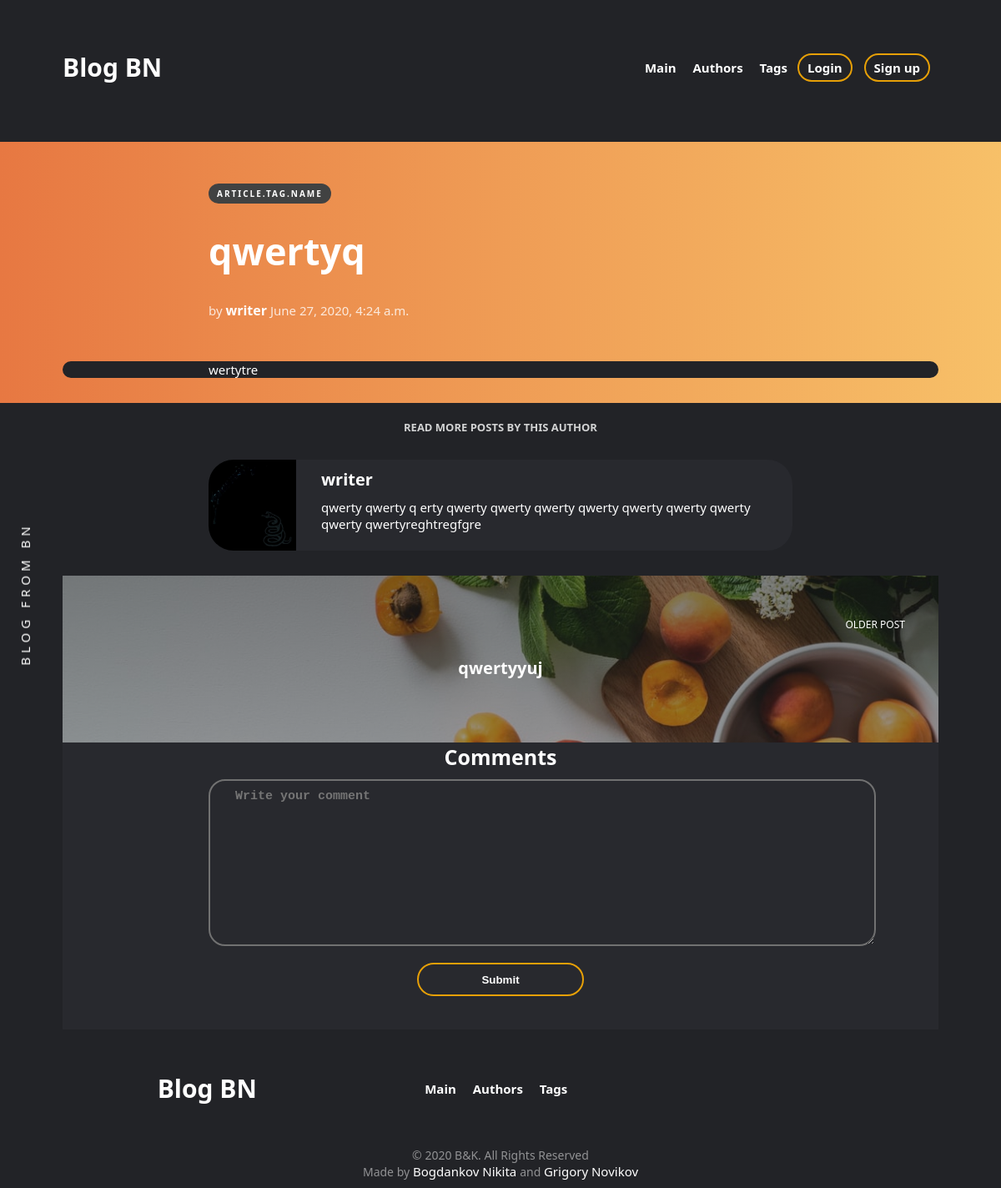
Screenshot of /blog/writer/qwertyq/ with the database file from the repository.
### blog/models.py (models this page shows, shortened)
class Article(Model):
    author = ForeignKey('Writer', on_delete=CASCADE)
    name = CharField(max_length=70)
    text = CharField(max_length=10000)
    image = ImageField(upload_to='media/articles/images')
    tag = ForeignKey('Tag', on_delete=CASCADE, null=True)
    pub_date = DateTimeField()
    last_edit = DateTimeField()

class Writer(Model):
    name = CharField(max_length=50)
    bio = CharField(max_length=1000, default='')
    age = IntegerField()
    image = ImageField(upload_to='media/writers/images', default='media/writers/images/default.jpg')
    def __str__(self):
        return self.name

### blog/views.py (the view, shortened to what this page needs)
# urls.py: path('<str:writer_name>/<str:article_name>/', article, name='article'),
def article(request, writer_name, article_name):
    template = 'blog/article.html'
    writer = get_object_or_404(Writer, name=writer_name)
    article = get_object_or_404(Article, name=article_name)
    recommended_article = writer.article_set.exclude(name=article.name).order_by('-pub_date')[0]
    form = CommentForm()
    context = {
        'article': article,
        'form': form,
        'recommended_article': recommended_article,
        'comments': Comment.objects.filter(article=article),
        'message': '',
    }
    if request.method == 'GET':
        return render(request, template, context)

### blog/forms.py
class CommentForm(forms.Form):
    text = forms.CharField(max_length=1000, widget=forms.TextInput, label="Comment")

### blog/templates/blog/article.html (shortened to what this page needs)
<!DOCTYPE html>
<html lang="en">
<head>
    {% load static %}
    <link rel="stylesheet" href="{% static 'blog/article.css' %}">
</head>
<body>
    <header class="header">
        <div class="container">
            <div class="header__inner">
                <div class="header__logo">
                        <a class="header__logotype" href="{% url 'blog:index' %}">Blog BN</a>
                </div>
                <nav class="nav">
                    <a class="nav__link" href="{% url 'blog:index' %}">Main</a>
                    <a class="nav__link" href="{% url 'blog:authors' %}">Authors</a>
                    <a class="nav__link" href="{% url 'blog:tags' %}">Tags</a>
                    {% if requst.user.is_authenticated %}
                        <a class="nav__link--sign" href="{% url 'blog:my_page' %}">Your page</a>
                    {% else %}
                        <a class="nav__link--sign" href="{% url 'blog:login' %}">Login</a>
                        <a class="nav__link--sign" href="{% url 'blog:sign_up' %}">Sign up</a>
                    {% endif %}
                </nav>
            </div>
        </div>
    </header>
    <div class="intro">
        <div class="intro__inner">
            <div class="container2">
                <div class="intro__btn">
                    <a href="{% url 'blog:tag' article.tag.name %}" class="intro__btn--text">article.tag.name</a>
                </div>
                <div class="intro__title">{{ article.name }}</div>
                <div class="intro__subtitle">
                    <div class="intro__author">
                        <span class="intro__s" >by</span>
                        <a class="intro__auth" href="{% url 'blog:writer' article.author %}">{{ article.author }}</a>
                        <span class="intro__s" >
                            {{ article.pub_date }}
                        </span>
                    </div>
                </div>
            </div>
        </div>
    </div>
    <div class="fixword">
        <div class="fixword__text">
            Blog from BN
        </div>
    </div>
    <div class="text">
        <div class="container">
            <div class="text__content">
                <div class="container2">
                    {{ article.text }}
                </div>
            </div>
        </div>
    </div>
    <div class="author">
        <div class="container2">
            <div class="author__title">Read more posts by this author</div>
            <a class="author__link" href="{% url 'blog:writer' article.author %}">
                <div class="author__left">
                    <img class="author__photo" src="{{ article.author.image.url }}" alt="">
                </div>
                <div class="author__right">
                    <div class="author__name">{{ article.author.name }}</div>
                    <div class="author__info">{{ article.author.bio }}</div>
                </div>
            </a>
        </div>
    </div>
    <div class="olderpost">
        <div class="container">
            <div class="olderpost__inner">
                <a class="olderpost__link" href="{% url 'blog:article' article.author.name recommended_article.name %}">
                    <div class="olderpost__post">
                        <div class="olderpost__text">older post</div>
                        <div class="olderpost__title">{{ recommended_article.name }}</div>
                    </div>
                </a>
           </div>
        </div>
    </div>
    <div class="reviews">
        <div class="container">
            <div class="review">
                <div class="container2">
                    <form class="boxl" action="index.html" method="post">
                        <div class="comment">
                            <div class="comment__title">Comments</div>
                            <div class="comment__text">
                                <textarea class="comment__texting" type="text" name="" placeholder="Write your comment"></textarea>
                            </div>
                            <div>
                                <input type="submit" name="" value="Submit">
                            </div>
                        </div>
                    </form>
                </div>
            </div>
        </div>
    </div>
    <footer class="footer">
        <div class="container">
            <div class="footer__footer">
                <div class="footer__col">
                    <div class="footer__logo">
                        <a class="header__logotype" href="{% url 'blog:index' %}">Blog BN</a>
                    </div>
                </div>
                <div class="footer__col">
                    <a class="nav__link" href="{% url 'blog:index' %}">Main</a>
                    <a class="nav__link" href="{% url 'blog:authors' %}">Authors</a>
                    <a class="nav__link" href="{% url 'blog:tags' %}">Tags</a>
                </div>
            </div>
            <div class="copyright">
                <div class="copy__text">
                    ©  2020 B&K. All Rights Reserved
                </div>
                <div class="copyright__author">
                    <span class="copy__text">Made by</span>  Bogdankov Nikita <span class="copy__text"> and </span> Grigory Novikov
                </div>
            </div>
        </div>
    </footer>
</body>
</html>

### rows the page displays
Article: name "qwertyq", author "writer", pub_date "June 27, 2020, 4:24 a.m.", text "wertytre", author.image (picture), author.name "writer", author.bio "qwerty qwerty q erty qwerty qwerty qwerty qwerty qwerty qwerty qwerty qwerty qwertyreghtregfgre"
Article: name "qwertyyuj"
